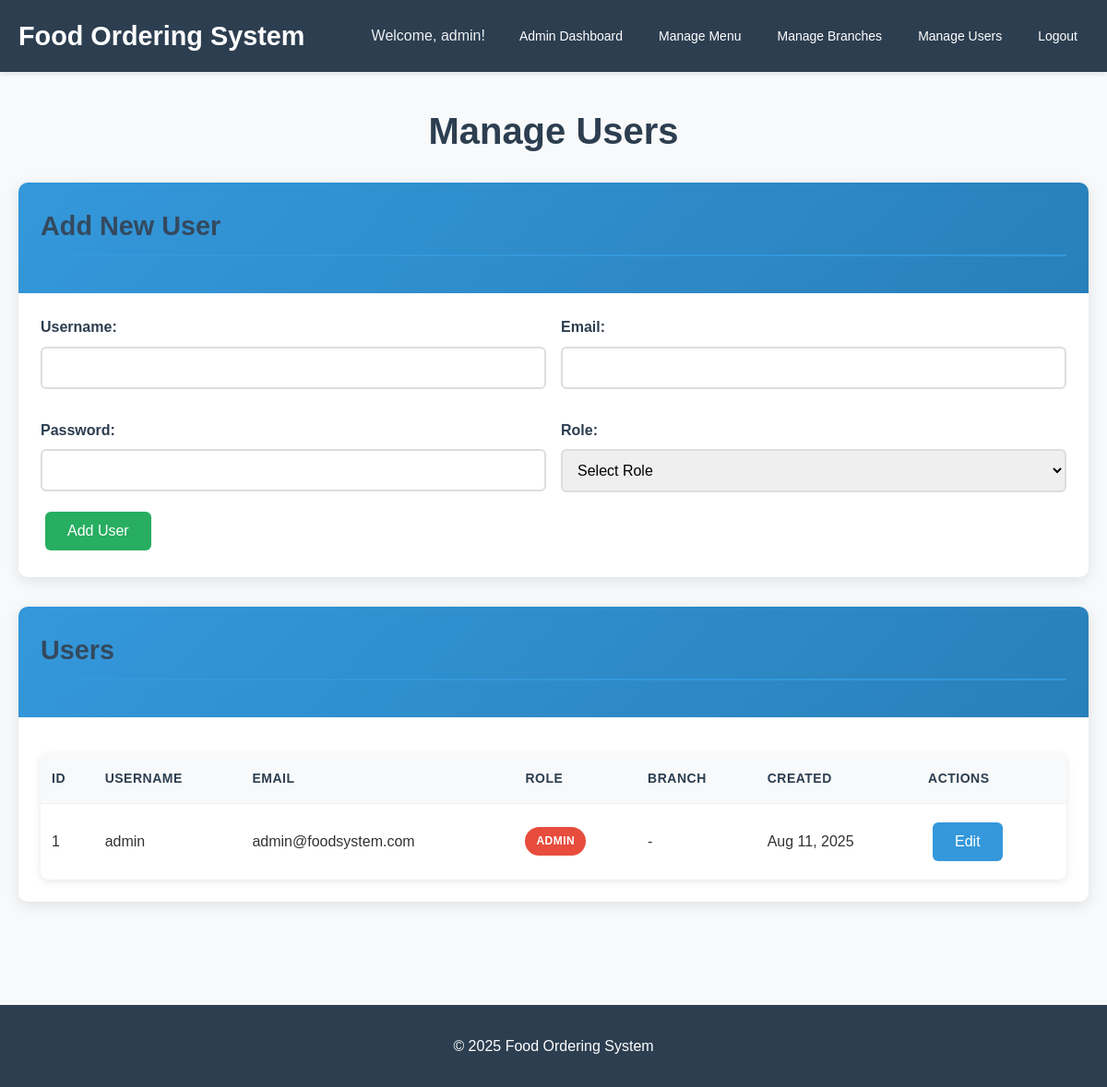
/admin/manage_users.php (signed in), run on the app's committed database.
### tables this page shows
CREATE TABLE users (
    id INT AUTO_INCREMENT PRIMARY KEY,
    username VARCHAR(50) UNIQUE NOT NULL,
    email VARCHAR(100) UNIQUE NOT NULL,
    password VARCHAR(255) NOT NULL,
    role ENUM('admin', 'branch_moderator', 'user') NOT NULL DEFAULT 'user',
    branch_id INT NULL,
    created_at TIMESTAMP DEFAULT CURRENT_TIMESTAMP
);

### includes/db.php (called while the page is built, shortened)
<?php
if (!defined('DB_INCLUDED')) {
    $host = 'localhost';
    $user = 'root';
    $pass = '';
    $db = 'food_ordering';
    try {
        $conn = new mysqli($host, $user, $pass, $db);
        $conn->set_charset("utf8");
    } catch (Exception $e) {
        die('Database connection failed: ' . $e->getMessage());
    }
    if (!function_exists('executeQuery')) {
        function executeQuery($query, $params = []) {
            global $conn;
            $stmt = $conn->prepare($query);
            if ($params) {
                $types = str_repeat('s', count($params));
                $stmt->bind_param($types, ...$params);
            }
            $stmt->execute();
            return $stmt;
        }
    }
    if (!function_exists('getMultipleResults')) {
        function getMultipleResults($query, $params = []) {
            $stmt = executeQuery($query, $params);
            $result = $stmt->get_result();
            return $result->fetch_all(MYSQLI_ASSOC);
        }
    }
}

### admin/manage_users.php (the view, shortened to what this page needs)
<?php
include '../includes/db.php';
$users = getMultipleResults("SELECT u.*, b.name as branch_name FROM users u LEFT JOIN branches b ON u.branch_id = b.id ORDER BY u.created_at DESC");
include '../includes/header.php';
?>
<div class="container">
    <h1>Manage Users</h1>
    <div class="card">
        <div class="card-header">
            <h2>Add New User</h2>
        </div>
        <div class="card-body">
            <form method="POST">
                <div style="display: grid; grid-template-columns: 1fr 1fr; gap: 1rem;">
                    <div class="form-group">
                        <label for="username">Username:</label>
                        <input type="text" id="username" name="username" required>
                    </div>
                    <div class="form-group">
                        <label for="email">Email:</label>
                        <input type="email" id="email" name="email" required>
                    </div>
                    <div class="form-group">
                        <label for="password">Password:</label>
                        <input type="password" id="password" name="password" required>
                    </div>
                    <div class="form-group">
                        <label for="role">Role:</label>
                        <select id="role" name="role" required onchange="toggleBranchField()">
                            <option value="">Select Role</option>
                        </select>
                    </div>
                </div>
                <button type="submit" class="btn btn-success">Add User</button>
            </form>
        </div>
    </div>
    <div class="card">
        <div class="card-header">
            <h2>Users</h2>
        </div>
        <div class="card-body">
            <?php if (!empty($users)): ?>
                <table class="table">
                    <thead>
                        <tr>
                            <th>ID</th>
                            <th>Username</th>
                            <th>Email</th>
                            <th>Role</th>
                            <th>Branch</th>
                            <th>Created</th>
                            <th>Actions</th>
                        </tr>
                    </thead>
                    <tbody>
                        <?php foreach ($users as $user): ?>
                            <tr>
                                <td><?php echo $user['id']; ?></td>
                                <td><?php echo htmlspecialchars($user['username']); ?></td>
                                <td><?php echo htmlspecialchars($user['email']); ?></td>
                                <td>
                                    <span class="badge <?php echo $user['role'] === 'admin' ? 'badge-danger' : ($user['role'] === 'branch_moderator' ? 'badge-warning' : 'badge-info'); ?>">
                                        <?php echo ucfirst(str_replace('_', ' ', $user['role'])); ?>
                                    </span>
                                </td>
                                <td><?php echo $user['branch_name'] ? htmlspecialchars($user['branch_name']) : '-'; ?></td>
                                <td><?php echo date('M j, Y', strtotime($user['created_at'])); ?></td>
                                <td>
                                    <button class="btn btn-primary" onclick="editUser(<?php echo htmlspecialchars(json_encode($user)); ?>)">Edit</button>
                                </td>
                            </tr>
                        <?php endforeach; ?>
                    </tbody>
                </table>
            <?php else: ?>
                <p>No users found.</p>
            <?php endif; ?>
        </div>
    </div>
</div>
<?php include '../includes/footer.php'; ?>

### assets/css/style.css (style rules this page uses)
* { box-sizing: border-box; margin: 0; padding: 0; }
body { font-family: 'Arial', sans-serif; background: #f8f9fa; line-height: 1.6; color: #333; }
.container { max-width: 1200px; margin: 0 auto; padding: 0 20px; }
h1 { color: #2c3e50; margin-bottom: 1.5rem; text-align: center; font-size: 2.5rem; }
h2 { color: #34495e; margin-bottom: 1rem; border-bottom: 2px solid #3498db; padding-bottom: 0.5rem; }
.form-group { margin-bottom: 1rem; }
label { display: block; margin-bottom: 0.5rem; font-weight: bold; color: #2c3e50; }
input, select, textarea { width: 100%; padding: 12px; border: 2px solid #ddd; border-radius: 6px; font-size: 16px; transition: border-color 0.3s ease; }
.btn { display: inline-block; padding: 12px 24px; background: #3498db; color: white; text-decoration: none; border: none; border-radius: 6px; cursor: pointer; font-size: 16px; font-weight: 500; transition: all 0.3s ease; text-align: center; margin: 5px; }
.btn-success { background: #27ae60; }
.btn-primary { background: #3498db; }
.card { background: white; border-radius: 10px; box-shadow: 0 4px 15px rgba(0,0,0,0.1); margin-bottom: 2rem; overflow: hidden; transition: transform 0.3s ease; }
.card-header { background: linear-gradient(135deg, #3498db, #2980b9); color: white; padding: 1.5rem; border-bottom: none; font-weight: bold; font-size: 1.2rem; }
.card-body { padding: 1.5rem; }
.table { width: 100%; border-collapse: collapse; background: white; border-radius: 8px; overflow: hidden; box-shadow: 0 2px 10px rgba(0,0,0,0.1); margin-top: 1rem; }
.table th, .table td { padding: 15px 12px; text-align: left; border-bottom: 1px solid #ecf0f1; }
.table th { background: #f8f9fa; font-weight: bold; color: #2c3e50; font-size: 14px; text-transform: uppercase; letter-spacing: 0.5px; }
.table tr:last-child td { border-bottom: none; }
.badge { display: inline-block; padding: 6px 12px; border-radius: 20px; font-size: 12px; font-weight: bold; text-transform: uppercase; letter-spacing: 0.5px; }
.badge-danger { background: #e74c3c; color: white; }

### data on the page
users: id "1", username "admin", email "admin@foodsystem.com", role "ADMIN", created_at "Aug 11, 2025"

### other printed values
$_SESSION['username'] "admin"
